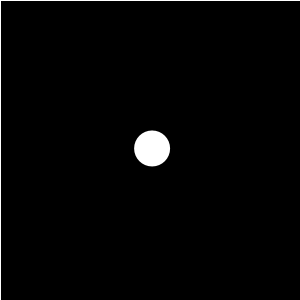
Frame 1 (no input)
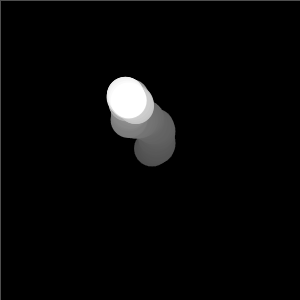
Frame 60 (the mouse pressed at the canvas centre just before this capture)
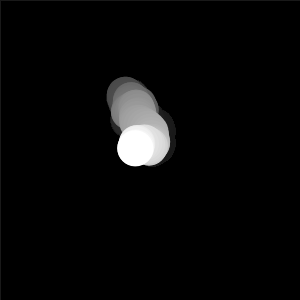
Frame 120 (the mouse held since frame 60 and released just before this capture)

The Processing sketch that drew these frames (run headless with seeded random() and noise(); from frame 60 on, the mouse is pressed at the canvas centre):

// Processing sketch: processing_9680
// ── processing_9680.pde

float max_speed = 2;
int fade_out = 5;

Ball ball1;
int balls_size = 36;
int balls_radius = balls_size/2;


void setup() {
  size(300, 300);
  background(0,0,0);
  stroke(255);
  smooth();
  frameRate(40);

  // only one ball for now
  ball1 = new Ball();
}


void draw() {
  // Apply a black transparent layer on the whole screen
  // to make previous strokes fade out smoothly.
  fill(0,fade_out);
  rect(0,0,width,height);
  
  // now we surimpress our moving ball
  ball1.draw();
}

class Ball {
  private PVector position, velocity;
  
  // Constructor.
  Ball() {
    position = new PVector( width/2, height/2 );
    velocity = new PVector( random(-1,1), random(-1,1));
  }
 
  // Check borders make sure the ball never get out of
  // our screen. Notice we use ball radius !
  private void check_borders() {
    if( position.x > (width-balls_radius) ) { 
      position.x = width-balls_radius; 
    } 
    if( position.y > (height-balls_radius) ) { 
      position.y = height-balls_radius; 
    } 
    if( position.x < balls_radius ) {
      position.x = balls_radius;
    }
    if( position.y < balls_radius ) {
      position.y= balls_radius; 
    }
  }
 
  // Change acceleration (acc) then update velocity
  // and position accordingly. Make sure we respect
  // the speed limit.
  private void move() {
    PVector acc;
    acc = new PVector( random(-1,1), random(-1,1) );
    acc.mult( max_speed);
    velocity.add( acc );
    position.add(velocity);
    velocity.limit(max_speed);
  }

  // Main entry point
  public void draw() {
    move();
    check_borders();
    noStroke();
    fill(255);
    ellipse( position.x, position.y, balls_size, balls_size );   
  }

}
